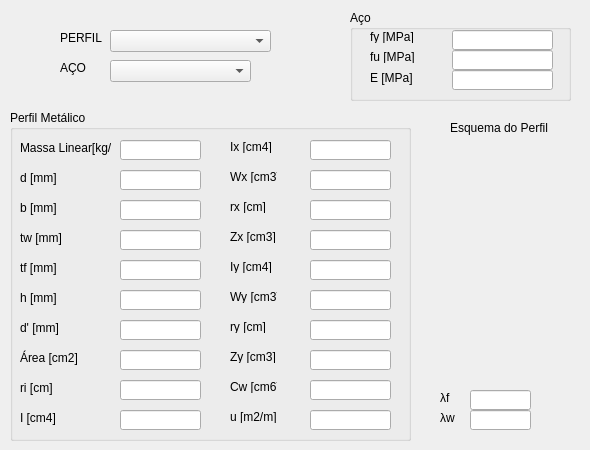
    <widget class="QWidget" name="tab">
     <attribute name="title">
      <string>Dados</string>
     </attribute>
     <widget class="QLabel" name="label">
      <property name="geometry">
       <rect>
        <x>60</x>
        <y>30</y>
        <width>51</width>
        <height>16</height>
       </rect>
      </property>
      <property name="text">
       <string>PERFIL</string>
      </property>
     </widget>
     <widget class="QComboBox" name="comboBox">
      <property name="geometry">
       <rect>
        <x>110</x>
        <y>30</y>
        <width>161</width>
        <height>22</height>
       </rect>
      </property>
     </widget>
     <widget class="QGroupBox" name="groupBox">
      <property name="geometry">
       <rect>
        <x>10</x>
        <y>110</y>
        <width>401</width>
        <height>331</height>
       </rect>
      </property>
      <property name="title">
       <string>Perfil Metálico</string>
      </property>
      <widget class="QLabel" name="label_2">
       <property name="geometry">
        <rect>
         <x>10</x>
         <y>30</y>
         <width>91</width>
         <height>16</height>
        </rect>
       </property>
       <property name="text">
        <string>Massa Linear[kg/m]</string>
       </property>
      </widget>
      <widget class="QLineEdit" name="lineEdit">
       <property name="geometry">
        <rect>
         <x>110</x>
         <y>30</y>
         <width>81</width>
         <height>20</height>
        </rect>
       </property>
      </widget>
      <widget class="QLabel" name="label_5">
       <property name="geometry">
        <rect>
         <x>10</x>
         <y>60</y>
         <width>91</width>
         <height>16</height>
        </rect>
       </property>
       <property name="text">
        <string>d [mm]</string>
       </property>
      </widget>
      <widget class="QLineEdit" name="lineEdit_2">
       <property name="geometry">
        <rect>
         <x>110</x>
         <y>60</y>
         <width>81</width>
         <height>20</height>
        </rect>
       </property>
      </widget>
      <widget class="QLabel" name="label_6">
       <property name="geometry">
        <rect>
         <x>10</x>
         <y>90</y>
         <width>91</width>
         <height>16</height>
        </rect>
       </property>
       <property name="text">
        <string>b [mm]</string>
       </property>
      </widget>
      <widget class="QLineEdit" name="lineEdit_3">
       <property name="geometry">
        <rect>
         <x>110</x>
         <y>90</y>
         <width>81</width>
         <height>20</height>
        </rect>
       </property>
      </widget>
      <widget class="QLabel" name="label_7">
       <property name="geometry">
        <rect>
         <x>10</x>
         <y>120</y>
         <width>91</width>
         <height>16</height>
        </rect>
       </property>
       <property name="text">
        <string>tw [mm]</string>
       </property>
      </widget>
      <widget class="QLineEdit" name="lineEdit_4">
       <property name="geometry">
        <rect>
         <x>110</x>
         <y>120</y>
         <width>81</width>
         <height>20</height>
        </rect>
       </property>
      </widget>
      <widget class="QLabel" name="label_8">
       <property name="geometry">
        <rect>
         <x>10</x>
         <y>150</y>
         <width>91</width>
         <height>16</height>
        </rect>
       </property>
       <property name="text">
        <string>tf [mm]</string>
       </property>
      </widget>
      <widget class="QLineEdit" name="lineEdit_5">
       <property name="geometry">
        <rect>
         <x>110</x>
         <y>240</y>
         <width>81</width>
         <height>20</height>
        </rect>
       </property>
      </widget>
      <widget class="QLineEdit" name="lineEdit_6">
       <property name="geometry">
        <rect>
         <x>110</x>
         <y>210</y>
         <width>81</width>
         <height>20</height>
        </rect>
       </property>
      </widget>
      <widget class="QLineEdit" name="lineEdit_7">
       <property name="geometry">
        <rect>
         <x>110</x>
         <y>150</y>
         <width>81</width>
         <height>20</height>
        </rect>
       </property>
      </widget>
      <widget class="QLabel" name="label_9">
       <property name="geometry">
        <rect>
         <x>10</x>
         <y>240</y>
         <width>91</width>
         <height>16</height>
        </rect>
       </property>
       <property name="text">
        <string>Área [cm2]</string>
       </property>
      </widget>
      <widget class="QLineEdit" name="lineEdit_8">
       <property name="geometry">
        <rect>
         <x>110</x>
         <y>180</y>
         <width>81</width>
         <height>20</height>
        </rect>
       </property>
      </widget>
      <widget class="QLabel" name="label_10">
       <property name="geometry">
        <rect>
         <x>10</x>
         <y>210</y>
         <width>91</width>
         <height>16</height>
        </rect>
       </property>
       <property name="text">
        <string>d' [mm]</string>
       </property>
      </widget>
      <widget class="QLabel" name="label_11">
       <property name="geometry">
        <rect>
         <x>10</x>
         <y>180</y>
         <width>91</width>
         <height>16</height>
        </rect>
       </property>
       <property name="text">
        <string>h [mm]</string>
       </property>
      </widget>
      <widget class="QLabel" name="label_12">
       <property name="geometry">
        <rect>
         <x>10</x>
         <y>270</y>
         <width>91</width>
         <height>16</height>
        </rect>
       </property>
       <property name="text">
        <string>ri [cm]</string>
       </property>
      </widget>
      <widget class="QLineEdit" name="lineEdit_9">
       <property name="geometry">
        <rect>
         <x>110</x>
         <y>270</y>
         <width>81</width>
         <height>20</height>
        </rect>
       </property>
      </widget>
      <widget class="QLineEdit" name="lineEdit_10">
       <property name="geometry">
        <rect>
         <x>300</x>
         <y>240</y>
         <width>81</width>
         <height>20</height>
        </rect>
       </property>
      </widget>
      <widget class="QLabel" name="label_13">
       <property name="geometry">
        <rect>
         <x>220</x>
         <y>180</y>
         <width>47</width>
         <height>13</height>
        </rect>
       </property>
       <property name="text">
        <string>Wy [cm3]</string>
       </property>
      </widget>
      <widget class="QLineEdit" name="lineEdit_11">
       <property name="geometry">
        <rect>
         <x>300</x>
         <y>90</y>
         <width>81</width>
         <height>20</height>
        </rect>
       </property>
      </widget>
      <widget class="QLabel" name="label_14">
       <property name="geometry">
        <rect>
         <x>220</x>
         <y>120</y>
         <width>47</width>
         <height>13</height>
        </rect>
       </property>
       <property name="text">
        <string>Zx [cm3]</string>
       </property>
      </widget>
      <widget class="QLineEdit" name="lineEdit_12">
       <property name="geometry">
        <rect>
         <x>300</x>
         <y>150</y>
         <width>81</width>
         <height>20</height>
        </rect>
       </property>
      </widget>
      <widget class="QLineEdit" name="lineEdit_13">
       <property name="geometry">
        <rect>
         <x>300</x>
         <y>180</y>
         <width>81</width>
         <height>20</height>
        </rect>
       </property>
      </widget>
      <widget class="QLineEdit" name="lineEdit_14">
       <property name="geometry">
        <rect>
         <x>300</x>
         <y>60</y>
         <width>81</width>
         <height>20</height>
        </rect>
       </property>
      </widget>
      <widget class="QLabel" name="label_15">
       <property name="geometry">
        <rect>
         <x>220</x>
         <y>90</y>
         <width>47</width>
         <height>13</height>
        </rect>
       </property>
       <property name="text">
        <string>rx [cm]</string>
       </property>
      </widget>
      <widget class="QLabel" name="label_16">
       <property name="geometry">
        <rect>
         <x>220</x>
         <y>270</y>
         <width>47</width>
         <height>13</height>
        </rect>
       </property>
       <property name="text">
        <string>Cw [cm6]</string>
       </property>
      </widget>
      <widget class="QLabel" name="label_17">
       <property name="geometry">
        <rect>
         <x>220</x>
         <y>240</y>
         <width>47</width>
         <height>13</height>
        </rect>
       </property>
       <property name="text">
        <string>Zy [cm3]</string>
       </property>
      </widget>
      <widget class="QLineEdit" name="lineEdit_15">
       <property name="geometry">
        <rect>
         <x>300</x>
         <y>270</y>
         <width>81</width>
         <height>20</height>
        </rect>
       </property>
      </widget>
      <widget class="QLineEdit" name="lineEdit_16">
       <property name="geometry">
        <rect>
         <x>300</x>
         <y>120</y>
         <width>81</width>
         <height>20</height>
        </rect>
       </property>
      </widget>
      <widget class="QLineEdit" name="lineEdit_17">
       <property name="geometry">
        <rect>
         <x>300</x>
         <y>210</y>
         <width>81</width>
         <height>20</height>
        </rect>
       </property>
      </widget>
      <widget class="QLabel" name="label_18">
       <property name="geometry">
        <rect>
         <x>220</x>
         <y>60</y>
         <width>47</width>
         <height>13</height>
        </rect>
       </property>
       <property name="text">
        <string>Wx [cm3]</string>
       </property>
      </widget>
      <widget class="QLabel" name="label_19">
       <property name="geometry">
        <rect>
         <x>220</x>
         <y>30</y>
         <width>47</width>
         <height>13</height>
        </rect>
       </property>
       <property name="text">
        <string>Ix [cm4]</string>
       </property>
      </widget>
      <widget class="QLabel" name="label_20">
       <property name="geometry">
        <rect>
         <x>220</x>
         <y>210</y>
         <width>47</width>
         <height>13</height>
        </rect>
       </property>
       <property name="text">
        <string>ry [cm]</string>
       </property>
      </widget>
      <widget class="QLineEdit" name="lineEdit_18">
       <property name="geometry">
        <rect>
         <x>300</x>
         <y>30</y>
         <width>81</width>
         <height>20</height>
        </rect>
       </property>
      </widget>
      <widget class="QLabel" name="label_21">
       <property name="geometry">
        <rect>
         <x>220</x>
         <y>150</y>
         <width>47</width>
         <height>13</height>
        </rect>
       </property>
       <property name="text">
        <string>Iy [cm4]</string>
       </property>
      </widget>
      <widget class="QLabel" name="label_22">
       <property name="geometry">
        <rect>
         <x>220</x>
         <y>300</y>
         <width>47</width>
         <height>13</height>
        </rect>
       </property>
       <property name="text">
        <string>u [m2/m]</string>
       </property>
      </widget>
      <widget class="QLabel" name="label_23">
       <property name="geometry">
        <rect>
         <x>10</x>
         <y>300</y>
         <width>91</width>
         <height>16</height>
        </rect>
       </property>
       <property name="text">
        <string>I [cm4]</string>
       </property>
      </widget>
      <widget class="QLineEdit" name="lineEdit_19">
       <property name="geometry">
        <rect>
         <x>110</x>
         <y>300</y>
         <width>81</width>
         <height>20</height>
        </rect>
       </property>
      </widget>
      <widget class="QLineEdit" name="lineEdit_20">
       <property name="geometry">
        <rect>
         <x>300</x>
         <y>300</y>
         <width>81</width>
         <height>20</height>
        </rect>
       </property>
      </widget>
      <widget class="QLabel" name="label_24">
       <property name="geometry">
        <rect>
         <x>410</x>
         <y>280</y>
         <width>47</width>
         <height>13</height>
        </rect>
       </property>
       <property name="text">
        <string>u [m2/m]</string>
       </property>
      </widget>
      <widget class="QLineEdit" name="lineEdit_21">
       <property name="geometry">
        <rect>
         <x>490</x>
         <y>280</y>
         <width>81</width>
         <height>20</height>
        </rect>
       </property>
      </widget>
     </widget>
     <widget class="QLabel" name="label_3">
      <property name="geometry">
       <rect>
        <x>410</x>
        <y>140</y>
        <width>171</width>
        <height>241</height>
       </rect>
      </property>
      <property name="text">
       <string/>
      </property>
      <property name="pixmap">
       <pixmap>imagens/perfil.png</pixmap>
      </property>
      <property name="scaledContents">
       <bool>true</bool>
      </property>
     </widget>
     <widget class="QComboBox" name="comboBox_2">
      <property name="geometry">
       <rect>
        <x>110</x>
        <y>60</y>
        <width>141</width>
        <height>22</height>
       </rect>
      </property>
     </widget>
     <widget class="QLabel" name="label_4">
      <property name="geometry">
       <rect>
        <x>60</x>
        <y>60</y>
        <width>51</width>
        <height>16</height>
       </rect>
      </property>
      <property name="text">
       <string>AÇO</string>
      </property>
     </widget>
     <widget class="QLabel" name="label_25">
      <property name="geometry">
       <rect>
        <x>440</x>
        <y>390</y>
        <width>21</width>
        <height>16</height>
       </rect>
      </property>
      <property name="text">
       <string>λf</string>
      </property>
     </widget>
     <widget class="QLineEdit" name="lineEdit_22">
      <property name="geometry">
       <rect>
        <x>470</x>
        <y>390</y>
        <width>61</width>
        <height>20</height>
       </rect>
      </property>
     </widget>
     <widget class="QLabel" name="label_26">
      <property name="geometry">
       <rect>
        <x>440</x>
        <y>410</y>
        <width>21</width>
        <height>16</height>
       </rect>
      </property>
      <property name="text">
       <string>λw</string>
      </property>
     </widget>
     <widget class="QLineEdit" name="lineEdit_23">
      <property name="geometry">
       <rect>
        <x>470</x>
        <y>410</y>
        <width>61</width>
        <height>20</height>
       </rect>
      </property>
     </widget>
     <widget class="QLabel" name="label_27">
      <property name="geometry">
       <rect>
        <x>450</x>
        <y>120</y>
        <width>101</width>
        <height>16</height>
       </rect>
      </property>
      <property name="text">
       <string>Esquema do Perfil</string>
      </property>
     </widget>
     <widget class="QGroupBox" name="groupBox_2">
      <property name="geometry">
       <rect>
        <x>350</x>
        <y>10</y>
        <width>221</width>
        <height>91</height>
       </rect>
      </property>
      <property name="title">
       <string>Aço</string>
      </property>
      <widget class="QLabel" name="label_28">
       <property name="geometry">
        <rect>
         <x>20</x>
         <y>20</y>
         <width>47</width>
         <height>13</height>
        </rect>
       </property>
       <property name="text">
        <string>fy [MPa]</string>
       </property>
      </widget>
      <widget class="QLineEdit" name="lineEdit_24">
       <property name="geometry">
        <rect>
         <x>102</x>
         <y>20</y>
         <width>101</width>
         <height>20</height>
        </rect>
       </property>
      </widget>
      <widget class="QLabel" name="label_29">
       <property name="geometry">
        <rect>
         <x>20</x>
         <y>40</y>
         <width>47</width>
         <height>13</height>
        </rect>
       </property>
       <property name="text">
        <string>fu [MPa]</string>
       </property>
      </widget>
      <widget class="QLineEdit" name="lineEdit_25">
       <property name="geometry">
        <rect>
         <x>102</x>
         <y>40</y>
         <width>101</width>
         <height>20</height>
        </rect>
       </property>
      </widget>
      <widget class="QLabel" name="label_30">
       <property name="geometry">
        <rect>
         <x>20</x>
         <y>60</y>
         <width>71</width>
         <height>16</height>
        </rect>
       </property>
       <property name="text">
        <string>E [MPa]</string>
       </property>
      </widget>
      <widget class="QLineEdit" name="lineEdit_26">
       <property name="geometry">
        <rect>
         <x>102</x>
         <y>60</y>
         <width>101</width>
         <height>20</height>
        </rect>
       </property>
      </widget>
     </widget>
    </widget>
